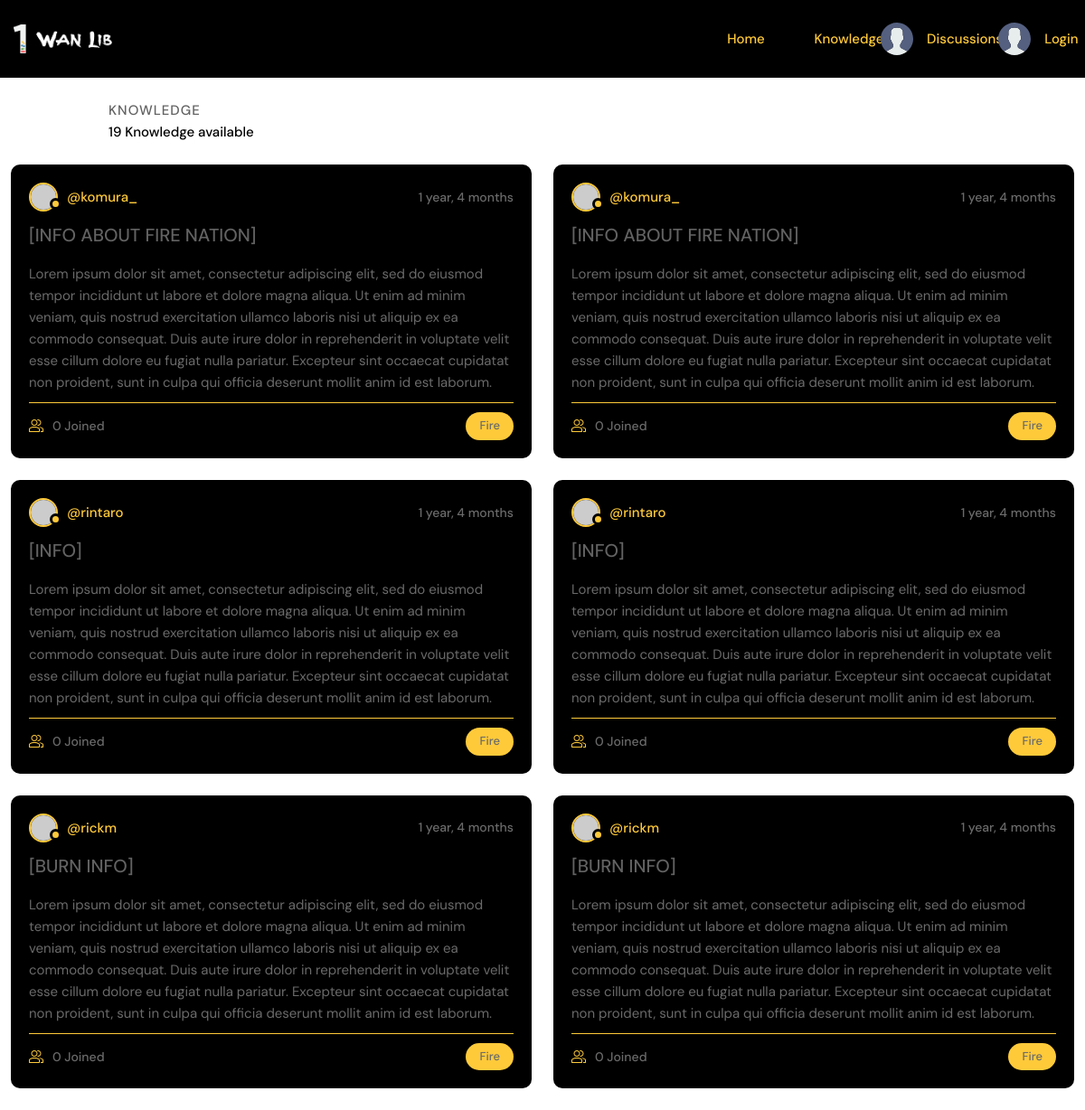
/knowledge-fire/, run on the app's committed database.
### base/models.py (models this page shows, shortened)
class Room(models.Model):
    host = models.ForeignKey(User, on_delete=models.SET_NULL, null=True)
    topic = models.ForeignKey(Topic, on_delete=models.SET_NULL, null=True)
    type = models.ForeignKey(Type, on_delete=models.SET_NULL, null=True)
    name = models.CharField(max_length=200)
    description = models.TextField(null=True, blank=True)
    participants = models.ManyToManyField(User, related_name='participants', blank=True)
    updated = models.DateTimeField(auto_now=True)
    created = models.DateTimeField(auto_now_add=True)
    class Meta:
        ordering = ['-updated', '-created']

class Topic(models.Model):
    name = models.CharField(max_length=200)

### base/views.py (the view)
# urls.py: path('knowledge-fire/', views.knowledge_fire, name="knowledge-fire"),
def knowledge_fire(request):
    q = request.GET.get('q') if request.GET.get('q') != None else ''
    rooms = Room.objects.filter(Q(topic__name__icontains = q) |
                                Q(name__icontains = q) |
                                Q(description__icontains = q))
    room_count = rooms.count()
    room_messages = Message.objects.filter(Q(room__name__icontains = q))
    context = {'rooms' : rooms, 'topics': topics,
               'room_count': room_count,
               'room_messages': room_messages}
    return render(request, 'base/knowledge_fire.html', context)

### base/templates/base/knowledge_fire.html (shortened to what this page needs)
{% extends 'main.html' %}
{% block content %}
<main class="layout layout--cen">
  <div class="roomList__header">
    <div>
      <h2>Knowledge</h2>
      <p>{{room_count}} Knowledge available</p>
    </div>
  </div>
    <div class="container">
        <div class="roomList">
            {% include 'base/feed_comp_f.html' %}
          </div>
          <div class="roomList">
            {% include 'base/feed_comp_f.html' %}
          </div>
    </div>
</main>
{% endblock content %}

### templates/main.html (shortened to what this page needs)
<!DOCTYPE html>
{% load static %}
<html lang="en">
  <head>
    <link rel="stylesheet" href="{% static 'styles/style.css' %}?{% now 'U' %}" />
  </head>
  <body>
    {% include 'navbar.html' %}
    {% block content %}
    {% endblock %}
  </body>
</html>

### templates/navbar.html (shortened to what this page needs)
{% load static %}
<header class="header header--loggedIn">
  <div class="container">
    <a href="{%url 'landing-page'%}" class="header__logo">
      <img src="{% static 'images/logo.png' %}" />
    </a>
    <div class="stack_right">
      <div class="padding1">
        <nav class="header__menu">
          <a href="{%url 'landing-page'%}">
            <img src="{% static 'images/transparent.png' %}" />
            <p>Home</p>
          </a>
        </nav>
      </div>
      <div class="padding1">
        <nav class="header__menu">
          <a href="{%url 'knowledge'%}">
            <img src="{% static 'images/transparent.png' %}" />
            <p>Knowledge</p>
          </a>
        </nav>
      </div>
      <div class="padding1">
        <nav class="header__menu">
          <a href="{%url 'discussion'%}">
            <img src="{% static 'images/avatar.svg' %}" />
            <p>Discussions</p>
          </a>
        </nav>
      </div>
      <div class="padding1">
        <nav class="header__menu">
          {% if request.user.is_authenticated %}
          <div class="header__user">
            <a href="{% url 'profile' request.user.id%}">
              <div class="avatar avatar--medium active">
                <img src="https://i.pinimg.com/originals/37/ad/df/37addfadd35c608041a9cf671b80af09.jpg" />
              </div>
              <p>{{request.user.username}} <span>@{{request.user.username}}</span></p>
            </a>
            <button class="dropdown-button">
              <svg version="1.1" xmlns="http://www.w3.org/2000/svg" width="32" height="32" viewBox="0 0 32 32">
                <title>chevron-down</title>
                <path d="M16 21l-13-13h-3l16 16 16-16h-3l-13 13z"></path>
              </svg>
            </button>
          </div>
          {% else %}
          <a href="{% url 'login' %}">
            <img src="{% static 'images/avatar.svg' %}" />
            <p>Login</p>
          </a>
          {% endif %}
        </nav>
      </div>
    </div>
  </div>
</header>

### base/templates/base/feed_comp_f.html (shortened to what this page needs)
{% for room in rooms %}
{% if room.type.name == 'Fire' %}
<div class="roomListRoom">
  <div class="roomListRoom__header">
    <a href="{%url 'profile' room.host.id %}" class="roomListRoom__author">
      <div class="avatar avatar--small">
        <img src="https://randomuser.me/api/portraits/women/11.jpg" />
      </div>
      <span>@{{room.host.username}}</span>
    </a>
    <div class="roomListRoom__actions">
      <span>{{room.created|timesince}}</span>
    </div>
  </div>
  <div class="roomListRoom__content">
    <a href="{% url 'room' room.id %}">{{room.name}}</a>
    <p>
      {{room.description}}
    </p>
  </div>
  <div class="roomListRoom__meta">
    <a href="{% url 'room' room.id %}" class="roomListRoom__joined">
      {{room.participants.all.count}} Joined
    </a>
    <p class="roomListRoom__topic">{{room.topic.name}}</p>
  </div>
</div>
{% endif %}
{% endfor %}

### static/styles/style.css (style rules this page uses)
:root { --color-main: #ffca3a; --color-main-light: #e1f6fb; --color-dark: #000000; --color-dark-medium: #ffca3a; --color-dark-light: #000000; --color-dark-light2:#797979; --color-light: #626262; --color-gray: #ffca3a; --color-light-gray: rgb(106, 106, 106); --color-bg: #ffffff; --color-success: #5dd693; --color-error: #fc4b0b; --red: #ff3d43; --green: #4a962f; --yellow: #ffca3a; --blue: #0f6da0; }
* { font-family: "DM Sans", -apple-system, BlinkMacSystemFont, "Segoe UI", Roboto, Oxygen, Ubuntu, Cantarell, "Open Sans", "Helvetica Neue", sans-serif; margin: 0; padding: 0; box-sizing: border-box; text-rendering: optimizeLegibility; font-size: inherit; }
html { font-size: 56.25%; }
@media only screen and (min-width: 1200px) { html { font-size: 62.5%; } }
body { line-height: 1.6; font-weight: 400; font-size: 1.5rem; color: var(--color-light-gray); background-color: var(--color-bg); min-height: 100vh; height: 100%; }
img { width: 100%; }
a { display: inline-block; color: var(--color-main); text-decoration: none; }
.container { max-width: 120rem; width: 100%; margin: auto; }
.avatar { position: relative; display: inline-block; border-radius: 50%; border: 2px solid var(--color-main); }
.avatar img { display: block; border-radius: 50%; object-fit: cover; object-position: center; }
.avatar::after { content: ""; display: block; position: absolute; background-color: var(--color-gray); z-index: 111; border-radius: 50%; border: 0.3rem solid var(--color-dark); }
.avatar.avatar--small img { width: 2.8rem; height: 2.8rem; }
.avatar.avatar--small:after { width: 0.7rem; height: 0.7rem; bottom: 0px; right: -6px; }
.header { padding: 1.5rem; background-color: var(--color-dark); }
.header > .container { display: flex; gap: 9.5rem; }
.header__logo, .header__user { display: flex; gap: 2rem; align-items: center; }
.header__logo > img { height: 3.2rem; width: auto; }
.header__menu { margin-left: auto; position: relative; }
.header__menu a { display: flex; gap: 1.5rem; align-items: center; font-weight: 500; text-decoration: none; color: var(--color-gray); }
.header__menu img { height: 3.6rem; }
.header__menu p { line-height: 1.2; }
.layout { margin-top: 2.4rem; }
.layout > .container { display: flex; justify-content: space-between; align-items: flex-start; }
.layout--cen > .container > div:first-child { flex-basis: 50%; }
.layout--cen > .container > div:last-child { flex-basis: 50%; }
.roomList { padding-left: 1%; padding-right: 1%; }
.roomList__header { display: flex; justify-content: space-between; align-items: center; margin-bottom: 2.4rem; padding-left: 10%; padding-right: 10%; }
.roomList__header h2 { text-transform: uppercase; font-weight: 500; color: var(--color-light); letter-spacing: 1px; }
.roomList__header p { font-weight: 500; color: var(--color-dark-light); }
.roomListRoom { margin-bottom: 2.4rem; background-color: var(--color-dark); border-radius: 1rem; padding: 2rem; }
.roomListRoom__header { display: flex; justify-content: space-between; align-items: center; }
.roomListRoom__author { font-weight: 500; display: flex; align-items: center; gap: 1rem; }
.roomListRoom__actions { display: flex; align-items: flex-start; gap: 1rem; position: relative; }
.roomListRoom__actions span { font-size: 1.4rem; font-weight: 500; }
.roomListRoom__content { margin: 1rem 0; }
.roomListRoom__content a { font-size: 2rem; font-weight: 500; margin-bottom: 1.5rem; color: var(--color-light); transition: all 0.3s ease-in-out; }
.roomListRoom__meta { border-top: 1px solid var(--color-dark-medium); padding-top: 1rem; display: flex; align-items: center; justify-content: space-between; }
.roomListRoom__joined { color: var(--color-light-gray); display: flex; align-items: center; gap: 1rem; font-size: 1.4rem; font-weight: 500; }
.roomListRoom__joined svg { fill: var(--color-main); width: 1.6rem; height: 1.6rem; }
.roomListRoom__topic { padding: 5px 1.5rem; background-color: var(--color-dark-medium); border-radius: 5rem; font-weight: 500; font-size: 1.3rem; }
.stack_right { margin-left: auto; padding: 10px; display: flex; justify-content: flex-end; }
.padding1 { padding-left: 5%; }

### data on the page
Room: host.username "komura_", created "1 year, 4 months", name "[INFO ABOUT FIRE NATION]", description "Lorem ipsum dolor sit amet, consectetur adipiscing elit, sed do eiusmod tempor incididunt ut labore et dolore magna aliqua. Ut enim ad minim veniam, quis nostrud exercitation ullamco laboris nisi ut aliquip ex ea commodo consequat. Duis aute irure dolor in reprehenderit in voluptate velit esse cillum dolore eu fugiat nulla pariatur. Excepteur sint occaecat cupidatat non proident, sunt in culpa qui officia deserunt mollit anim id est laborum.", participants.all.count "0", topic.name "Fire"
Room: host.username "rintaro", created "1 year, 4 months", name "[INFO]", description "Lorem ipsum dolor sit amet, consectetur adipiscing elit, sed do eiusmod tempor incididunt ut labore et dolore magna aliqua. Ut enim ad minim veniam, quis nostrud exercitation ullamco laboris nisi ut aliquip ex ea commodo consequat. Duis aute irure dolor in reprehenderit in voluptate velit esse cillum dolore eu fugiat nulla pariatur. Excepteur sint occaecat cupidatat non proident, sunt in culpa qui officia deserunt mollit anim id est laborum.", participants.all.count "0", topic.name "Fire"
Room: host.username "rickm", created "1 year, 4 months", name "[BURN INFO]", description "Lorem ipsum dolor sit amet, consectetur adipiscing elit, sed do eiusmod tempor incididunt ut labore et dolore magna aliqua. Ut enim ad minim veniam, quis nostrud exercitation ullamco laboris nisi ut aliquip ex ea commodo consequat. Duis aute irure dolor in reprehenderit in voluptate velit esse cillum dolore eu fugiat nulla pariatur. Excepteur sint occaecat cupidatat non proident, sunt in culpa qui officia deserunt mollit anim id est laborum.", participants.all.count "0", topic.name "Fire"

### other printed values
{{ room_count }} "19"
